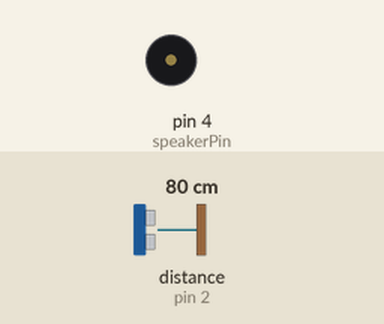
Simulated run of this sketch. Board: Arduino Uno, built with avr-gcc and run on an emulated ATmega328P. Parts: buzzer (waves = sounding). Wiring (inferred from the names in the program): ultrasonic range finder: trigger pin 3; echo pin 2. Inputs (shaded band) come from the test bench; at power-on: distance to the obstacle (sensor on pin 2) 80 cm. The echo pulse lasts 58.3 µs per cm.

Above: at 1.2 s.
1.3 s: distance to the obstacle (sensor on pin 2) set to 9 cm
At 1.7 s:
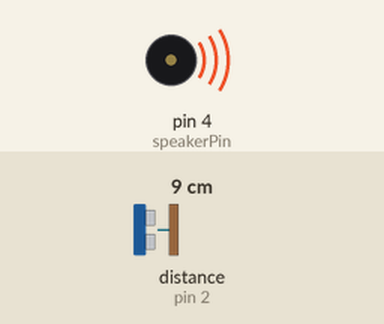
Timing chart, 0 to 4.3 s (numbered marks = the images above; inputs shaded):
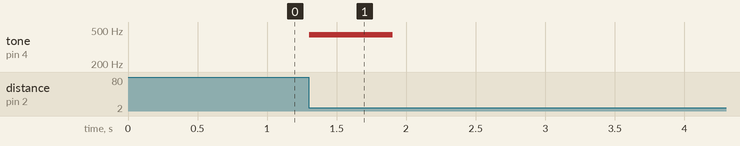

The sketch:

distance.ino
```cpp
// Wyatt Rees
// Feb 18, 2022
// Low vision aid
// Plays a tone that increases in frequency as user gets closer to a wall or other object
// in D major
#include "pitches.h"
#define echoPin 2 // attach pin D2 Arduino to pin Echo of HC-SR04
#define trigPin 3 //attach pin D3 Arduino to pin Trig of HC-SR04
#define speakerPin 4

int triggered[5] = {0,0,0,0,0};

void setup() {
  pinMode(trigPin, OUTPUT);
  pinMode(echoPin, INPUT);
  Serial.begin(9600);
}

int getDistance() {
  // Clears the trigPin condition
  digitalWrite(trigPin, LOW);
  delayMicroseconds(2);
  // Sets the trigPin HIGH (ACTIVE) for 10 microseconds
  digitalWrite(trigPin, HIGH);
  delayMicroseconds(10);
  digitalWrite(trigPin, LOW);
  // Reads the echoPin, returns the sound wave travel time in microseconds
  long duration = pulseIn(echoPin, HIGH);
  // Calculating the distance
  int distance = duration * 0.034 / 2; // Speed of sound wave divided by 2 (go and back)
  return distance;
}


void loop() {
  int distance = getDistance();
  if (distance < 50 && distance >= 40)
  {
    // we're in D major folks
    if (!triggered[0]) {
      tone(speakerPin, NOTE_D4, 600);
      triggered[0] = 1;
      for (int i = 1; i < 5; i++) {
        triggered[i] = 0;
      }
    }

  }
  else if (distance < 40 && distance >= 30)
  {
    if (!triggered[1]) {
      tone(speakerPin, NOTE_E4, 600);
      triggered[0] = 0;
      triggered[1] = 1;
      for (int i = 2; i < 5; i++) {
        triggered[i] = 0;
      }
    }
  }
  else if(distance < 30 && distance >= 20)
  {
    if (!triggered[2]) {
      tone(speakerPin, NOTE_FS4, 600);
      triggered[0] = 0;
      triggered[1] = 0;
      triggered[2] = 1;
      for (int i = 3; i < 5; i++) {
        triggered[i] = 0;
      }
    }
  }
  else if (distance < 20 && distance >= 10) {
    if (!triggered[3]) {
      tone(speakerPin, NOTE_G4, 600);
      for (int i = 0; i < 3; i++) {
        triggered[i] = 0;
      }
      triggered[3] = 1;
      triggered[4] = 0;
    }
  }
  else if (distance < 10) {
    if (!triggered[4]) {
      tone(speakerPin, NOTE_A4, 600);
      for (int i = 0; i < 4; i++) {
        triggered[i] = 0;
      }
      triggered[4] = 1;
    }
  }
  else {
    noTone(4);
    for (int i = 0; i < 5; i++) {
        triggered[i] = 0;
     }
  }
}
```

pitches.h
```cpp
#define NOTE_B0  31
#define NOTE_C1  33
#define NOTE_CS1 35
#define NOTE_D1  37
#define NOTE_DS1 39
#define NOTE_E1  41
#define NOTE_F1  44
#define NOTE_FS1 46
#define NOTE_G1  49
#define NOTE_GS1 52
#define NOTE_A1  55
#define NOTE_AS1 58
#define NOTE_B1  62
#define NOTE_C2  65
#define NOTE_CS2 69
#define NOTE_D2  73
#define NOTE_DS2 78
#define NOTE_E2  82
#define NOTE_F2  87
#define NOTE_FS2 93
#define NOTE_G2  98
#define NOTE_GS2 104
#define NOTE_A2  110
#define NOTE_AS2 117
#define NOTE_B2  123
#define NOTE_C3  131
#define NOTE_CS3 139
#define NOTE_D3  147
#define NOTE_DS3 156
#define NOTE_E3  165
#define NOTE_F3  175
#define NOTE_FS3 185
#define NOTE_G3  196
#define NOTE_GS3 208
#define NOTE_A3  220
#define NOTE_AS3 233
#define NOTE_B3  247
#define NOTE_C4  262
#define NOTE_CS4 277
#define NOTE_D4  294
#define NOTE_DS4 311
#define NOTE_E4  330
#define NOTE_F4  349
#define NOTE_FS4 370
#define NOTE_G4  392
#define NOTE_GS4 415
#define NOTE_A4  440
#define NOTE_AS4 466
#define NOTE_B4  494
#define NOTE_C5  523
#define NOTE_CS5 554
#define NOTE_D5  587
#define NOTE_DS5 622
#define NOTE_E5  659
#define NOTE_F5  698
#define NOTE_FS5 740
#define NOTE_G5  784
#define NOTE_GS5 831
#define NOTE_A5  880
#define NOTE_AS5 932
#define NOTE_B5  988
#define NOTE_C6  1047
#define NOTE_CS6 1109
#define NOTE_D6  1175
#define NOTE_DS6 1245
#define NOTE_E6  1319
#define NOTE_F6  1397
#define NOTE_FS6 1480
#define NOTE_G6  1568
#define NOTE_GS6 1661
#define NOTE_A6  1760
#define NOTE_AS6 1865
#define NOTE_B6  1976
#define NOTE_C7  2093
#define NOTE_CS7 2217
#define NOTE_D7  2349
#define NOTE_DS7 2489
#define NOTE_E7  2637
#define NOTE_F7  2794
#define NOTE_FS7 2960
#define NOTE_G7  3136
#define NOTE_GS7 3322
#define NOTE_A7  3520
#define NOTE_AS7 3729
#define NOTE_B7  3951
#define NOTE_C8  4186
#define NOTE_CS8 4435
#define NOTE_D8  4699
#define NOTE_DS8 4978
#define END -1
```

Measured:
- after the input at 1.3 s, tone on pin 4 (speakerPin): silent → 440 Hz at once, → silent 0.60 s later
